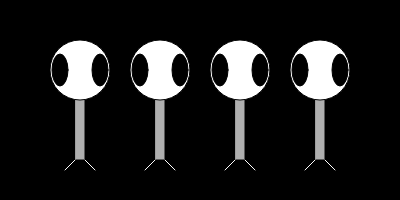
Frame 1 (no input)
Frame 60 (no input): identical to frame 1, image omitted
Frame 120 (the mouse pressed at the canvas centre since frame 60): identical to frame 1, image omitted

The p5.js sketch that drew this single still picture (run headless with seeded random() and noise() and a simulated clock; from frame 60 on, the mouse is pressed at the canvas centre):

// p5.js sketch
// ── sketch.js
function setup() {
	createCanvas(400, 200);
}

function draw() {
	background(0);
	// var y = height/2; I think this is an error
	for (var x = 80; x < width; x += 80) {
		drawZoog(x, 100, 60, 60, 16);
	}
}

function drawZoog(x, y, w, h, eyeSize) {
	stroke(0);
	fill(175);
	rectMode(CENTER);
	rect(x, y, w/6, h*2);

	// Draw Zoog's head
	fill(255);
	ellipse(x, y-h/2, w, h);

	// Draw Zoog's eyes
	fill(0);
	ellipse(x-w/3, y-h/2, eyeSize, eyeSize*2);
	ellipse(x+w/3, y-h/2, eyeSize, eyeSize*2);

	// Draw Zoog's legs
	stroke(255);
	line(x-w/12, y+h, x-w/4, y+h+10);
	line(x+w/12, y+h, x+w/4, y+h+10);
}
